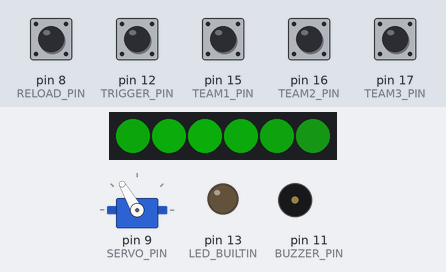
Recording of a sketch running on a simulated Arduino Uno, built with avr-gcc and run on an emulated ATmega328P. Shown: servo, 6 RGB LEDs in strip order, left to right, output pins drawn as LEDs (lit = HIGH), buzzer (waves = sounding, pin HIGH). The inputs (shaded band) are chosen by the test bench; at power-on: pin 8 (RELOAD_PIN), pin 12 (TRIGGER_PIN), pin 15 (TEAM1_PIN), pin 16 (TEAM2_PIN), pin 17 (TEAM3_PIN) HIGH. Dim RGB values are drawn brighter than linear.

Above: at 2.26 s.
2.3 s: pin 12 (TRIGGER_PIN) pulled LOW for 0.15 s
At 2.81 s:
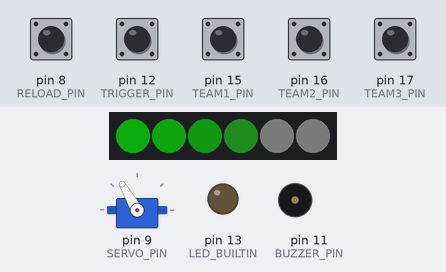
3.0 s: pin 8 (RELOAD_PIN) pulled LOW for 0.15 s
At 3.41 s:
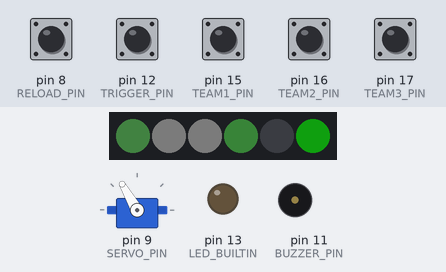
3.7 s: pin 8 (RELOAD_PIN) pulled LOW for 1 s
At 4.01 s:
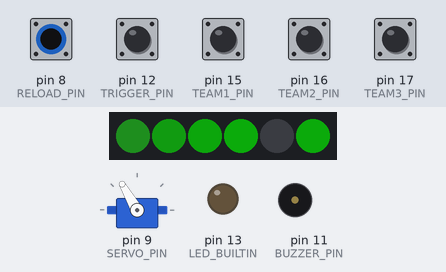
5.3 s: pin 12 (TRIGGER_PIN) pulled LOW for 1 s
At 5.47 s:
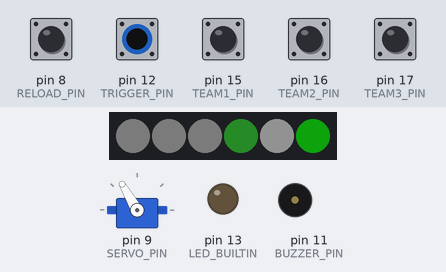
6.9 s: pin 8 (RELOAD_PIN) pulled LOW for 3.2 s
At 7.58 s:
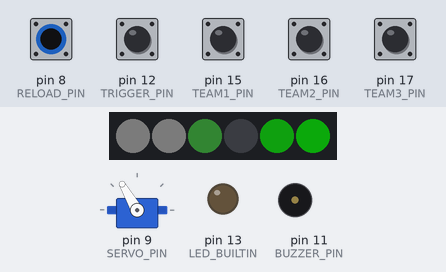
10.7 s: pin 12 (TRIGGER_PIN) driven LOW
At 11.17 s:
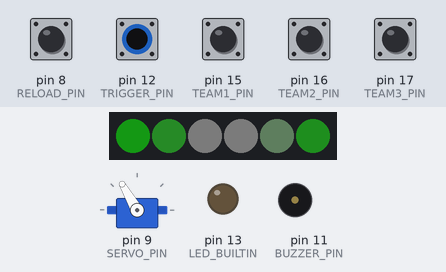
Timing chart, 0 to 14.7 s (numbered marks = the images above; inputs shaded):
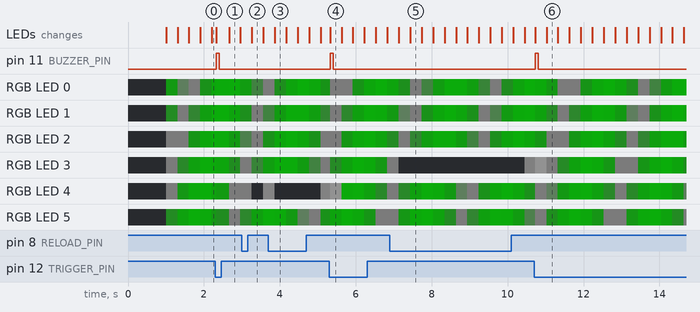

Measured:
- after the input at 2.3 s, pin 11 (BUZZER_PIN): LOW → HIGH at once, → LOW 0.08 s later
- after the input at 3.0 s, the LEDs: change after 0.27 s (image 2)
- after the input at 3.7 s, the LEDs: change after 0.17 s (image 3)
- after the input at 5.3 s, pin 11 (BUZZER_PIN): LOW → HIGH at once, → LOW 0.08 s later
- after the input at 6.9 s, the LEDs: first change after 0.23 s (image 5 shows a later state)
- after the input at 10.7 s, pin 11 (BUZZER_PIN): LOW → HIGH at once, → LOW 0.08 s later

The sketch:

CrunchLabsSketch-level-3-ammo.ino
```cpp
#pragma region LICENSE
/*
  ************************************************************************************
  * MIT License
  *
  * Copyright (c) 2025 Crunchlabs LLC (Laser Tag: Reload/Ammo Code)

  * Permission is hereby granted, free of charge, to any person obtaining a copy
  * of this software and associated documentation files (the "Software"), to deal
  * in the Software without restriction, including without limitation the rights
  * to use, copy, modify, merge, publish, distribute, sublicense, and/or sell
  * copies of the Software, and to permit persons to whom the Software is furnished
  * to do so, subject to the following conditions:
  *
  * The above copyright notice and this permission notice shall be included in all
  * copies or substantial portions of the Software.
  *
  * THE SOFTWARE IS PROVIDED "AS IS", WITHOUT WARRANTY OF ANY KIND, EXPRESS OR IMPLIED,
  * INCLUDING BUT NOT LIMITED TO THE WARRANTIES OF MERCHANTABILITY, FITNESS FOR A
  * PARTICULAR PURPOSE AND NONINFRINGEMENT. IN NO EVENT SHALL THE AUTHORS OR COPYRIGHT
  * HOLDERS BE LIABLE FOR ANY CLAIM, DAMAGES OR OTHER LIABILITY, WHETHER IN AN ACTION OF
  * CONTRACT, TORT OR OTHERWISE, ARISING FROM, OUT OF OR IN CONNECTION WITH THE SOFTWARE
  * OR THE USE OR OTHER DEALINGS IN THE SOFTWARE.
  *
  ************************************************************************************
*/
#pragma endregion LICENSE

//////////////////////////////////////////////////
//  PIN DEFINITIONS //
//////////////////////////////////////////////////
#pragma region PIN_DEFINITIONS
// >>>>>>>>>>>>>>>>>>>>>>>>>>>> PIN DEFINITIONS <<<<<<<<<<<<<<<<<<<<<<<<<<<<
#define IR_SEND_PIN         3
#define IR_RECEIVE_PIN      5
#define _IR_TIMING_TEST_PIN 7

#define LED_PIN     6
#define LED_COUNT   6

#define RELOAD_PIN      8
#define SERVO_PIN       9
#define BUZZER_PIN      11
#define TRIGGER_PIN     12

#define TEAM1_PIN       15      // A1 pin
#define TEAM2_PIN       16      // A2 pin
#define TEAM3_PIN       17      // A3 pin
#pragma endregion PIN_DEFINITIONS
//////////////////////////////////////////////////
//  LIBRARIES //
//////////////////////////////////////////////////
#pragma region LIBRARIES
#define DECODE_NEC          // defines RIR Protocol (Apple and Onkyo)

#include <IRremote.hpp>
#include <Adafruit_NeoPixel.h>
#include <Arduino.h>
#include <Servo.h>

Adafruit_NeoPixel strip(LED_COUNT, LED_PIN, NEO_GRB + NEO_KHZ800);
Servo myservo;
#pragma endregion LIBRARIES

//////////////////////////////////////////////////
//  GAME PARAMETERS //
//////////////////////////////////////////////////
#pragma region GAME_PARAMETERS
#define DEBOUNCE_DELAY 20

#define SERVO_INITIAL_POS 150     // how agressively to undarken goggles
#define SERVO_READY_POS 120       // reduce aggresiveness near end of action
#define SERVO_HIT_POS 50

#define TRIGGER_COOLDOWN 500      // milliseconds
#define HIT_TIMEOUT 10000         // milliseconds
#define RELOAD_TIME_EACH 1000     // milliseconds

const bool infiniteAmmo = false;
const int maxAmmo = LED_COUNT;
const bool deathTakesAmmo = true;

int team = 1;     // default
// color wheel colors for teams 0 -255
int color1 = 85;   // green
int color2 = 170;  // blue
int color3 = 43;   // yellow

// >>>>>>>>>>>>>>>>>>>>>>>>>>> GAME VARIABLES <<<<<<<<<<<<<<<<<<<<<<<<<<<<<<

int lastTriggerVal = 1;                     // trigger debounce variable
unsigned long lastTDebounceTime = 0;        // trigger button debounce time
int triggerState;                           // trigger debounce result
bool buttonWasReleased = true;              // release check, no "full auto"
unsigned long previousTriggerMillis = 0;    // cooldown timestamp between shots

int lastReloadVal = 1;                      // reload button, debounce
unsigned long lastRDebounceTime = 0;        // reload button debounce time
int reloadState;                            // reload button debounce result

bool isReloading = false;                   // allows reloading sequence
unsigned long reloadTimer;                  // time to add shots to ammo bar
int ammo = maxAmmo;                         // current ammo bootup at max


// Initialize game timeout variable
unsigned long timeoutStartTime = - HIT_TIMEOUT - 1000;

// IR pulse, tracks team distinction
uint8_t sCommand;                            // IR command being sent
uint8_t rcvCommand1;                         // IR command being recieved
uint8_t rcvCommand2;                         // IR command being recieved

#pragma endregion GAME_PARAMETERS

//////////////////////////////////////////////////
//  SETUP //
//////////////////////////////////////////////////
#pragma region SETUP
void setup() {

  // Move Goggles to start config
  myservo.attach(SERVO_PIN);
  myservo.write(SERVO_INITIAL_POS);
  delay(500);
  myservo.write(SERVO_READY_POS);
  delay(500);
  myservo.detach();

  pinMode(TRIGGER_PIN, INPUT_PULLUP);
  pinMode(RELOAD_PIN, INPUT_PULLUP);
  pinMode(BUZZER_PIN, OUTPUT);
  pinMode(LED_BUILTIN, OUTPUT);
  pinMode(TEAM1_PIN, INPUT_PULLUP);
  pinMode(TEAM2_PIN, INPUT_PULLUP);
  pinMode(TEAM3_PIN, INPUT_PULLUP);

  if (digitalRead(TEAM1_PIN) == LOW) {
    team = 1;
  } else if (digitalRead(TEAM2_PIN) == LOW) {
    team = 2;
  } else if (digitalRead(TEAM3_PIN) == LOW) {
    team = 3;
  }

  if (team == 1) {
    sCommand = 0x34;
    rcvCommand1 = 0x35;
    rcvCommand2 = 0x36;
  } else if (team == 2) {
    sCommand = 0x35;
    rcvCommand1 = 0x34;
    rcvCommand2 = 0x36;
  } else {
    sCommand = 0x36;
    rcvCommand1 = 0x34;
    rcvCommand2 = 0x35;
  }

  Serial.begin(115200);
  IrReceiver.begin(IR_RECEIVE_PIN, ENABLE_LED_FEEDBACK);

  strip.begin();
  strip.show();
  strip.setBrightness(50);

}
#pragma endregion SETUP

//////////////////////////////////////////////////
//  LOOP //
//////////////////////////////////////////////////
#pragma region LOOP
void loop() {
  unsigned long currentMillis = millis();

  handleTrigger(currentMillis);
  handleIRReception();
  UpdateLights(currentMillis);
  ReadReloadButton(currentMillis);

  if (isReloading && ammo < maxAmmo) {
    UpdateAmmo(true, currentMillis);
  }
}
#pragma endregion LOOP

//////////////////////////////////////////////////
//  GAMEPLAY FUNCTIONS //
//////////////////////////////////////////////////
#pragma region GAMEPLAY_FUNCTIONS
// Read Trigger ----------
void handleTrigger(unsigned long currentMillis) {
  if (ReadTriggerButton() && buttonWasReleased && ammo > 0 && currentMillis - previousTriggerMillis >= TRIGGER_COOLDOWN) {
    previousTriggerMillis = currentMillis;
    buttonWasReleased = false;
    isReloading = false;

    digitalWrite(BUZZER_PIN, HIGH);
    sendIR_Pulse();
    UpdateAmmo(false, currentMillis);
  } else if (!ReadTriggerButton()) {
    buttonWasReleased = true;
    digitalWrite(BUZZER_PIN, LOW);
  } else {
    digitalWrite(BUZZER_PIN, LOW);
  }
}

// Fire "Shot" ----------
void sendIR_Pulse() {
  Serial.flush();
  IrSender.sendNEC(0x00, sCommand, 3);
  delay(10);
}

// Read incoming message ----------
void handleIRReception() {
  if (IrReceiver.decode()) {
    checkPlayerHit();
    IrReceiver.resume(); // Ensure IR receiver is reset
  }
}

// Check if message is a "shot" from an enemy team ----------
void checkPlayerHit() {
  if (IrReceiver.decodedIRData.command == rcvCommand1 || IrReceiver.decodedIRData.command == rcvCommand2) {
    if (millis() - timeoutStartTime > HIT_TIMEOUT + 1000) {
      markHit();
    }
  }
}

// Move goggles if hit ----------
void markHit() {
  // get current time
  timeoutStartTime = millis();

  // move goggles to darken
  myservo.attach(SERVO_PIN);
  myservo.write(SERVO_HIT_POS);
  digitalWrite(BUZZER_PIN, HIGH);

  // flash LEDs and vibrate buzzer during timeout. !!! section is blocking !!!
  while (millis() - timeoutStartTime < HIT_TIMEOUT) {
    // Flash LEDs RED

    for (int i = 0; i < strip.numPixels(); i++) {
      strip.setPixelColor(i, strip.Color(127.5 * (1.0 + sin(millis() / 100.0)), 0, 0));
    }
    strip.show();


    // In last 20% of timeout, begin to move servo towards starting position
    int timeVal = (millis() - timeoutStartTime) / 100;
    if (millis() > timeoutStartTime + (HIT_TIMEOUT * (4.0 / 5.0))) {
      myservo.write(SERVO_INITIAL_POS);
    }

    // Pulse the buzzer (uses moduluo millis)
    if (timeVal % 10 < 1) {
      digitalWrite(BUZZER_PIN, LOW);
    } else if (millis() < timeoutStartTime + min(HIT_TIMEOUT * (4.0 / 5.0), 3000)) {
      digitalWrite(BUZZER_PIN, HIGH);
    } else {
      digitalWrite(BUZZER_PIN, LOW);
    }
  }

  // after time out reset buzzer and lights
  digitalWrite(BUZZER_PIN, LOW);
  for (int i = 0; i < strip.numPixels(); i++) {
    strip.setPixelColor(i, strip.Color(0, 0, 0));
  }
  strip.show();
  isReloading = false;
  if (deathTakesAmmo && !infiniteAmmo) {
    ammo = 0;
  }

  myservo.detach();
}

#pragma endregion GAMEPLAY_FUNCTIONS

//////////////////////////////////////////////////
//  UI FUNCTIONS //
//////////////////////////////////////////////////
#pragma region UI_FUNCTIONS
// Input a value 0 to 255 to get a color value.
// The colours are a transition r - g - b - back to r.
uint32_t Wheel(byte WheelPos) {
  WheelPos = 255 - WheelPos;
  if(WheelPos < 85) {
    return strip.Color(255 - WheelPos * 3, 0, WheelPos * 3);
  }
  if(WheelPos < 170) {
    WheelPos -= 85;
    return strip.Color(0, WheelPos * 3, 255 - WheelPos * 3);
  }
  WheelPos -= 170;
  return strip.Color(WheelPos * 3, 255 - WheelPos * 3, 0);
}

// Returns the Red component of a 32-bit color
uint8_t Red(uint32_t color)
{
  return (color >> 16) & 0xFF;
}

// Returns the Green component of a 32-bit color
uint8_t Green(uint32_t color)
{
  return (color >> 8) & 0xFF;
}

// Returns the Blue component of a 32-bit color
uint8_t Blue(uint32_t color)
{
  return color & 0xFF;
}

void UpdateLights(unsigned long currentMillis) {
  for (int i = 0; i < strip.numPixels(); i++) {
    if (i < LED_COUNT){ //ammo) {
      uint8_t r;
      uint8_t g;
      uint8_t b;

      if(team == 2){
        r = max(20, Red(Wheel(color2)) * (0.5 * (1.0 + sin(currentMillis / 1000.0 * PI + i / 6.0 * PI))));
        g = max(20, Green(Wheel(color2)) * (0.5 * (1.0 + sin(currentMillis / 1000.0 * PI + i / 6.0 * PI))));
        b = max(20, Blue(Wheel(color2)) * (0.5 * (1.0 + sin(currentMillis / 1000.0 * PI + i / 6.0 * PI))));
      }
      else if(team == 3){
        r = max(20, Red(Wheel(color3)) * (0.5 * (1.0 + sin(currentMillis / 1000.0 * PI + i / 6.0 * PI))));
        g = max(20, Green(Wheel(color3)) * (0.5 * (1.0 + sin(currentMillis / 1000.0 * PI + i / 6.0 * PI))));
        b = max(20, Blue(Wheel(color3)) * (0.5 * (1.0 + sin(currentMillis / 1000.0 * PI + i / 6.0 * PI))));
      }
      else{
        r = max(20, Red(Wheel(color1)) * (0.5 * (1.0 + sin(currentMillis / 1000.0 * PI + i / 6.0 * PI))));
        g = max(20, Green(Wheel(color1)) * (0.5 * (1.0 + sin(currentMillis / 1000.0 * PI + i / 6.0 * PI))));
        b = max(20, Blue(Wheel(color1)) * (0.5 * (1.0 + sin(currentMillis / 1000.0 * PI + i / 6.0 * PI))));
      }

      uint32_t c = strip.Color(r, g, b);
      strip.setPixelColor(i, c);
    } else {
      strip.setPixelColor(i, strip.Color(0, 0, 0));
    }
  }
  strip.show();
}

void UpdateAmmo(bool dir, unsigned long currentMillis) {
  if (ammo > maxAmmo) {
    ammo = maxAmmo;
    isReloading = false;
  }
  if (!infiniteAmmo) {
    if (!dir) {
      ammo -= 1;
    } else {
      int cVal = min(255.0, 255.0 * pow(double(currentMillis - reloadTimer) / double(RELOAD_TIME_EACH), 2.0));
      strip.setPixelColor(ammo - 1, strip.Color(cVal, cVal, cVal));
      strip.show();
      if (currentMillis - reloadTimer > RELOAD_TIME_EACH) {
        ammo += 1;
        reloadTimer = currentMillis;
      }
    }
  }
}
#pragma endregion UI_FUNCTIONS

//////////////////////////////////////////////////
//  DEBOUNCE //
//////////////////////////////////////////////////
#pragma region DEBOUNCE
bool ReadTriggerButton() {
  int triggerVal = digitalRead(TRIGGER_PIN);
  if (triggerVal != lastTriggerVal) {
    lastTDebounceTime = millis();
  }
  if ((millis() - lastTDebounceTime) > DEBOUNCE_DELAY) {
    if (triggerVal != triggerState) {
      triggerState = triggerVal;
    }
  }
  lastTriggerVal = triggerVal;
  return triggerState == LOW;
}

void ReadReloadButton(unsigned long currentMillis) {
  int reloadVal = digitalRead(RELOAD_PIN);
  if (reloadVal != lastReloadVal) {
    lastRDebounceTime = currentMillis;
  }
  if ((currentMillis - lastRDebounceTime) > DEBOUNCE_DELAY) {
    if (reloadVal != reloadState) {
      reloadState = reloadVal;
    }
  }
  lastReloadVal = reloadVal;
  if (reloadState == LOW) {
    isReloading = true;
    reloadTimer = currentMillis;
  }
}
#pragma endregion DEBOUNCE
```
